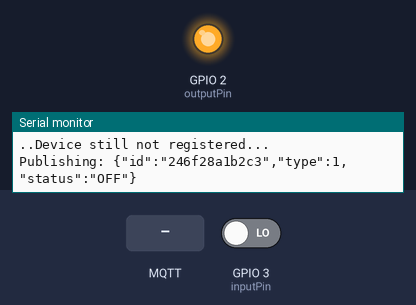
Bench run of a sketch on a simulated ESP8266 (NodeMCU). Parts: output pins drawn as LEDs (lit = HIGH), the last lines printed to the serial monitor. The test bench sets the inputs (shaded band); at power-on: GPIO 3 (inputPin) LOW. WiFi joins after 1.5 s; servers stay silent unless stated; no MQTT or app messages arrive unless stated.

Above: at 3.8 s.
3.9 s: MQTT message "0" arrives on the first subscribed topic
6.0 s: MQTT message "Registered" arrives on the first subscribed topic
7.5 s: MQTT message "ON" arrives on the first subscribed topic
9.1 s: GPIO 3 (inputPin) driven HIGH
At 10.6 s:
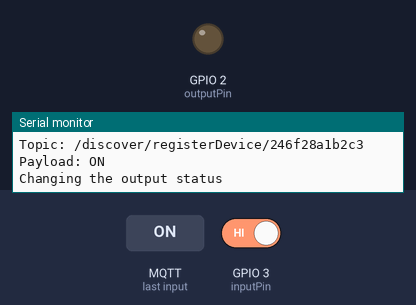
Timing chart, 0 to 11.7 s (numbered marks = the images above; inputs shaded):
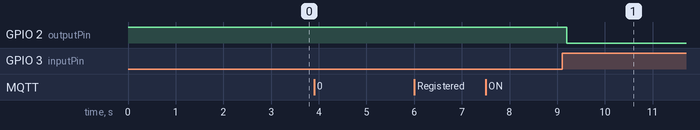

The sketch:

switch.ino
```cpp
/********************************************************************************
 *                      André Botelho - Home automation project                 *
 *                                                                              *
 * This code requires PubSubClient found here:                                  *
 *      https://github.com/knolleary/pubsubclient                               *
 *                                                                              *
 * -Simple testing code                                                         *
 * -Uses ID to configure MQTT topic                                             *
 * -Defines all topics and how to set them supposing this node being a          *
 *      simple light controllet (ON/OFF option)                                 *
 ********************************************************************************/
#include <PubSubClient.h>
#include <ESP8266WiFi.h>

void(* resetFunction) (void) = 0;

//Defines all type of nodes possible
enum nodeType{
  lightType=0,
  switchType
};

//Defines all possible status for the nodes
enum nodeStatus{
  nodeON = 0,
  nodeOFF
};

//Each node will have one type, defined by the enum above
#define NODE_TYPE switchType

//This is the specific topic in which the server will use to update the status of every node
#define STATUS_TOPIC_DEF "/update/status"
String STATUS_TOPIC = STATUS_TOPIC_DEF;
//This is the specific topic in which the server will be listening to in order to update every node status
#define STATUS_CALLBACK_DEF "/update/callback/"
String STATUS_CALLBACK = STATUS_CALLBACK_DEF;
//This is the specific topic in which the server will receive the information that a new device is available
#define DISCOVER_TOPIC_DEF "/discover/newDevices"
String DISCOVER_TOPIC = DISCOVER_TOPIC_DEF;
//This is the specific topic in which the server will send the confirmation (or not) that the device was added
#define DISCOVER_CALLBACK_DEF "/discover/registerDevice/"
String DISCOVER_CALLBACK = DISCOVER_CALLBACK_DEF;
//This is the specific topic in which the server will send the output status
#define UPDATE_TOPIC_DEF "/ID GOES HERE/status"
String UPDATE_TOPIC;
//This is the specific topic in whic the server will send a reset message
#define RESET_TOPIC_DEF "/update/reset/"
String RESET_TOPIC;


//Define the pin that will turn the light on or off
const int outputPin = 2;
boolean outputStatus = nodeOFF;
const int inputPin = 3;

//Boolean variable that checks if the node is registered or not
boolean nodeRegistered = false;

//Define the string that will be sent as payload for the server when registering
//This string will simulate a JSON object that will be parsed by the server side using python
//Status will start as OFF since it will only turn on after registration
//const String registerPayload = "{""id"":" + String(NODE_ID) + ",""type"":" + NODE_TYPE +  + ",""status"":""OFF""}";
String registerPayload;

//Define the MQTT variables and values
#define MQTT_IP "192.168.1.35"
#define MQTT_PORT 1883
WiFiClient wificlient;
void callback(char* topic, byte* payload, unsigned int length);
PubSubClient client(MQTT_IP,MQTT_PORT,callback,wificlient);


//WI-FI settings
const char* ssid = "AndroidHotspot";
const char* password = "abc123def4";
uint8_t macAddr[6];
String macAddrStr;

//# to define if serial is being used or not
#define USE_SERIAL  true

void setup(){

  //Setting output pin mode
  pinMode(outputPin,OUTPUT);
  digitalWrite(outputPin,outputStatus);
  pinMode(inputPin,INPUT);

  //Configure serial if USE_SERIAL is set to true
  #if USE_SERIAL
    Serial.begin(115200,SERIAL_8N1,SERIAL_TX_ONLY);
    Serial.println("\nHello!!");
    Serial.println("\nConnecting to Wifi: " + String(ssid));
  #endif

  //Try to connect to wifi
  WiFi.begin(ssid,password);

  while(!connectWifi());
  WiFi.macAddress(macAddr);

  #if USE_SERIAL
    Serial.println("Wifi connected!");
    Serial.print("IP Address: ");
    Serial.println(WiFi.localIP());
    Serial.println("Mac Address: " + String(macAddr[0],16) + ":" + String(macAddr[1],16) + ":" + String(macAddr[2],16) + ":" +
                                     String(macAddr[3],16) + ":" + String(macAddr[4],16) + ":" + String(macAddr[5],16));
  #endif

  //Once the MAC address has been figured out we have to update the topics to subscribe
  for(int i=0;i<6;i++){
    macAddrStr += String(macAddr[i],16);
    if(String(macAddr[i],16)=="0"){
      macAddrStr += '0';
    }
  }

  DISCOVER_CALLBACK += macAddrStr;
  STATUS_CALLBACK += macAddrStr;
  UPDATE_TOPIC = "/" + macAddrStr + "/status";
  registerPayload = "{\"id\":\"" + macAddrStr + "\",\"type\":" + NODE_TYPE +  ",\"status\":\"OFF\"}";
  RESET_TOPIC = RESET_TOPIC_DEF + macAddrStr;

  //Once connected to WiFi connects to MQTT server
  #if USE_SERIAL
    Serial.println("Trying to connect to MQTT server...");
  #endif

  while(!connectMQTT());

  #if USE_SERIAL
    Serial.println("Connected!");
    Serial.println("\nNow trying to register with the server");
  #endif

  client.subscribe((char*)DISCOVER_CALLBACK.c_str());

  while(!registerDevice());

  client.subscribe((char*)STATUS_TOPIC.c_str());
  client.subscribe((char*)UPDATE_TOPIC.c_str());
  client.subscribe((char*)RESET_TOPIC.c_str());
  #if USE_SERIAL
    Serial.println("Subscribing to: ");
    Serial.println(STATUS_TOPIC);
    Serial.println(UPDATE_TOPIC);
    Serial.println(RESET_TOPIC);
  #endif
}


void loop(){
  //maintain MQTT connection
  client.loop();

  //MUST delay to allow ESP8266 WIFI functions to run
  delay(10);

  //The input pin has a pull-up resistor
  //If read low then the momentary switch is pressed
  if(!digitalRead(inputPin)){
    while(!digitalRead(inputPin)){delay(10);}
    delay(100);
    #if USE_SERIAL
      Serial.println("Changing the output status");
    #endif
    outputStatus = !outputStatus;
    digitalWrite(outputPin,outputStatus);
    client.publish((char*)STATUS_CALLBACK.c_str(),(outputStatus?"OFF":"ON"));
  }
}


//Function to loop while it tries to connect to Wifi network
boolean connectWifi(){
  unsigned int counter=0;
  while(WiFi.status() != WL_CONNECTED){
    delay(500);

    #if USE_SERIAL
      Serial.println("Attempt: " + String(counter++));
    #endif

    //Tries to connect up to 20 times. If they all fail enters halt state
    if(counter==20){
      #if USE_SERIAL
        Serial.println("Not able to connect to wifi!!!!!");
      #endif
      errorLED();
      }
  }

  //If it got out of the while loop it managed to connect
  return true;
}

//Function to loop while it tries to connect to MQTT server
boolean connectMQTT(){
  unsigned int counter=0;
  while(!client.connect((char*)macAddrStr.c_str())){
    delay(100);
    if(counter == 20){
      #if USE_SERIAL
        Serial.println("Failed to connect");
      #endif
      errorLED();
    }
    else{
      counter++;
    }
  }

  //If got out of the while loop it managed to connect
  return true;
}

//Function to loop while it tries to regioutputStatusster with the server
boolean registerDevice(){
    unsigned int counter = 0;
    while(!nodeRegistered){
      #if USE_SERIAL
        Serial.println("..Device still not registered...");
      #endif

      char tempChar[50];

      registerPayload.toCharArray(tempChar,50);

      //client.publish((char*)DISCOVER_TOPIC.c_str(),(char*)registerPayload.c_str());
      #if USE_SERIAL
        Serial.print("Publishing: ");
        Serial.println(tempChar);
      #endif
      client.publish((char*)DISCOVER_TOPIC.c_str(),tempChar);
      //maintain MQTT connection
      client.loop();
      delay(1500);

      if(counter==100){
        #if USE_SERIAL
          Serial.println("Failed to register");
        #endif
        errorLED();
      }
      else{
        counter++;
      }
    }

    return true;
}

//Simple function to signal the outside world something has gone wrong
void errorLED(){
  #if USE_SERIAL
    Serial.println("Entering Halt state");
  #endif

  pinMode(LED_BUILTIN,OUTPUT);
  boolean ledON = true;

  while(1){
    ledON = !ledON;
    digitalWrite(LED_BUILTIN,ledON);
    delay(100);
  }
}

void callback(char* topic, byte* payload, unsigned int length) {
  String payloadStr = "";
  for(int i=0;i<length;i++){
    payloadStr += (char)payload[i];
  }

  #if USE_SERIAL
    Serial.println("Received MQTT message!");
    Serial.print("Topic: ");
    Serial.println(String(topic));
    Serial.print("Payload: ");
    Serial.println(payloadStr);
  #endif

  if(String(topic)==(DISCOVER_CALLBACK) && !nodeRegistered){
    #if USE_SERIAL
      Serial.println("Discover topic received");
    #endif
    if(payloadStr == "Registered"){
      nodeRegistered = true;
      client.unsubscribe((char*)DISCOVER_CALLBACK.c_str());
      #if USE_SERIAL
        Serial.println("Node registration successfull! =D");
      #endif
    }
    else{
      #if USE_SERIAL
        Serial.println("Node registration NOT successfull");
      #endif
    }
  }
  else if(String(topic)==STATUS_TOPIC){
    #if USE_SERIAL
      Serial.println("Status topic received");
    #endif
    client.publish((char*)STATUS_CALLBACK.c_str(),(outputStatus?"OFF":"ON"));
  }

  else if(String(topic)==UPDATE_TOPIC){
    #if USE_SERIAL
      Serial.println("Update topic received");
    #endif
    if(payloadStr == "ON"){
      outputStatus = nodeON;
      digitalWrite(outputPin,outputStatus);
      client.publish((char*)STATUS_CALLBACK.c_str(),(outputStatus?"OFF":"ON"));
      #if USE_SERIAL
        Serial.println("Output is ON");
      #endif
    }
    else if(payloadStr == "OFF"){
      outputStatus = nodeOFF;
      digitalWrite(outputPin,outputStatus);
      client.publish((char*)STATUS_CALLBACK.c_str(),(outputStatus?"OFF":"ON"));
      #if USE_SERIAL
        Serial.println("Output is OFF");
      #endif
    }
    else{
      #if USE_SERIAL
        Serial.println("Command not recognized");
      #endif
    }
  }

  else if(String(topic) == RESET_TOPIC){
    #if USE_SERIAL
      Serial.println("Resetting! ..... See you soon x)");
    #endif
    delay(10);
    ESP.restart();
  }
}
```

Measured:
- after the input at 9.1 s, GPIO 2 (outputPin): HIGH → LOW after 0.10 s
